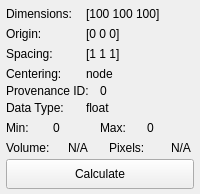
          <widget class="QWidget" name="info_bar_" native="true">
           <layout class="QVBoxLayout" name="verticalLayout_6">
            <property name="spacing">
             <number>0</number>
            </property>
            <property name="leftMargin">
             <number>6</number>
            </property>
            <property name="topMargin">
             <number>4</number>
            </property>
            <property name="rightMargin">
             <number>6</number>
            </property>
            <property name="bottomMargin">
             <number>4</number>
            </property>
            <item>
             <widget class="QWidget" name="dimensions_widget_" native="true">
              <property name="minimumSize">
               <size>
                <width>0</width>
                <height>20</height>
               </size>
              </property>
              <property name="maximumSize">
               <size>
                <width>16777215</width>
                <height>20</height>
               </size>
              </property>
              <layout class="QHBoxLayout" name="horizontalLayout_16">
               <property name="spacing">
                <number>0</number>
               </property>
               <property name="margin">
                <number>0</number>
               </property>
               <item>
                <widget class="QLabel" name="dimensions_label_">
                 <property name="maximumSize">
                  <size>
                   <width>80</width>
                   <height>16777215</height>
                  </size>
                 </property>
                 <property name="text">
                  <string>Dimensions:</string>
                 </property>
                </widget>
               </item>
               <item>
                <widget class="QLabel" name="dimensions_">
                 <property name="text">
                  <string>[100 100 100]</string>
                 </property>
                </widget>
               </item>
              </layout>
             </widget>
            </item>
            <item>
             <widget class="QWidget" name="origin_widget_" native="true">
              <property name="minimumSize">
               <size>
                <width>0</width>
                <height>20</height>
               </size>
              </property>
              <property name="maximumSize">
               <size>
                <width>16777215</width>
                <height>20</height>
               </size>
              </property>
              <layout class="QHBoxLayout" name="horizontalLayout_17">
               <property name="spacing">
                <number>0</number>
               </property>
               <property name="margin">
                <number>0</number>
               </property>
               <item>
                <widget class="QLabel" name="label_5">
                 <property name="maximumSize">
                  <size>
                   <width>80</width>
                   <height>16777215</height>
                  </size>
                 </property>
                 <property name="text">
                  <string>Origin:</string>
                 </property>
                </widget>
               </item>
               <item>
                <widget class="QLabel" name="origin_label_">
                 <property name="text">
                  <string>[0 0 0]</string>
                 </property>
                </widget>
               </item>
              </layout>
             </widget>
            </item>
            <item>
             <widget class="QWidget" name="spacing_widget_" native="true">
              <property name="minimumSize">
               <size>
                <width>0</width>
                <height>20</height>
               </size>
              </property>
              <property name="maximumSize">
               <size>
                <width>16777215</width>
                <height>20</height>
               </size>
              </property>
              <layout class="QHBoxLayout" name="horizontalLayout_18">
               <property name="spacing">
                <number>0</number>
               </property>
               <property name="margin">
                <number>0</number>
               </property>
               <item>
                <widget class="QLabel" name="label_7">
                 <property name="maximumSize">
                  <size>
                   <width>80</width>
                   <height>16777215</height>
                  </size>
                 </property>
                 <property name="text">
                  <string>Spacing:</string>
                 </property>
                </widget>
               </item>
               <item>
                <widget class="QLabel" name="spacing_label_">
                 <property name="text">
                  <string>[1 1 1]</string>
                 </property>
                </widget>
               </item>
              </layout>
             </widget>
            </item>
            <item>
             <widget class="QWidget" name="centering_widget_" native="true">
              <property name="minimumSize">
               <size>
                <width>0</width>
                <height>20</height>
               </size>
              </property>
              <property name="maximumSize">
               <size>
                <width>16777215</width>
                <height>20</height>
               </size>
              </property>
              <layout class="QHBoxLayout" name="horizontalLayout_23">
               <property name="spacing">
                <number>0</number>
               </property>
               <property name="margin">
                <number>0</number>
               </property>
               <item>
                <widget class="QLabel" name="label_10">
                 <property name="maximumSize">
                  <size>
                   <width>80</width>
                   <height>16777215</height>
                  </size>
                 </property>
                 <property name="text">
                  <string>Centering:</string>
                 </property>
                </widget>
               </item>
               <item>
                <widget class="QLabel" name="centering_label_">
                 <property name="text">
                  <string>node</string>
                 </property>
                </widget>
               </item>
              </layout>
             </widget>
            </item>
            <item>
             <widget class="QWidget" name="widget_10" native="true">
              <layout class="QHBoxLayout" name="horizontalLayout_24">
               <property name="spacing">
                <number>0</number>
               </property>
               <property name="margin">
                <number>0</number>
               </property>
               <item>
                <widget class="QLabel" name="label_13">
                 <property name="maximumSize">
                  <size>
                   <width>100</width>
                   <height>16777215</height>
                  </size>
                 </property>
                 <property name="text">
                  <string>Provenance ID:</string>
                 </property>
                </widget>
               </item>
               <item>
                <widget class="QLabel" name="provenance_id_">
                 <property name="text">
                  <string>0</string>
                 </property>
                </widget>
               </item>
              </layout>
             </widget>
            </item>
            <item>
             <widget class="QWidget" name="datainfo_widget_" native="true">
              <property name="minimumSize">
               <size>
                <width>0</width>
                <height>20</height>
               </size>
              </property>
              <layout class="QVBoxLayout" name="verticalLayout_11">
               <property name="spacing">
                <number>0</number>
               </property>
               <property name="margin">
                <number>0</number>
               </property>
               <item>
                <widget class="QWidget" name="data_type_widget_" native="true">
                 <property name="minimumSize">
                  <size>
                   <width>0</width>
                   <height>20</height>
                  </size>
                 </property>
                 <property name="maximumSize">
                  <size>
                   <width>16777215</width>
                   <height>20</height>
                  </size>
                 </property>
                 <layout class="QHBoxLayout" name="horizontalLayout_19">
                  <property name="spacing">
                   <number>0</number>
                  </property>
                  <property name="margin">
                   <number>0</number>
                  </property>
                  <item>
                   <widget class="QLabel" name="label_9">
                    <property name="maximumSize">
                     <size>
                      <width>80</width>
                      <height>16777215</height>
                     </size>
                    </property>
                    <property name="text">
                     <string>Data Type:</string>
                    </property>
                   </widget>
                  </item>
                  <item>
                   <widget class="QLabel" name="datatype_label_">
                    <property name="text">
                     <string>float</string>
                    </property>
                   </widget>
                  </item>
                 </layout>
                </widget>
               </item>
               <item>
                <widget class="QWidget" name="min_max_widget_" native="true">
                 <property name="minimumSize">
                  <size>
                   <width>0</width>
                   <height>20</height>
                  </size>
                 </property>
                 <property name="maximumSize">
                  <size>
                   <width>16777215</width>
                   <height>20</height>
                  </size>
                 </property>
                 <layout class="QHBoxLayout" name="horizontalLayout_20">
                  <property name="spacing">
                   <number>0</number>
                  </property>
                  <property name="margin">
                   <number>0</number>
                  </property>
                  <item>
                   <widget class="QLabel" name="label_11">
                    <property name="text">
                     <string>Min:</string>
                    </property>
                   </widget>
                  </item>
                  <item>
                   <widget class="QLabel" name="min_label_">
                    <property name="text">
                     <string>0</string>
                    </property>
                   </widget>
                  </item>
                  <item>
                   <widget class="QLabel" name="label_12">
                    <property name="text">
                     <string>Max:</string>
                    </property>
                   </widget>
                  </item>
                  <item>
                   <widget class="QLabel" name="max_label_">
                    <property name="text">
                     <string>0</string>
                    </property>
                   </widget>
                  </item>
                 </layout>
                </widget>
               </item>
              </layout>
             </widget>
            </item>
            <item>
             <widget class="QWidget" name="mask_volume_widget_" native="true">
              <layout class="QVBoxLayout" name="verticalLayout_16">
               <property name="spacing">
                <number>0</number>
               </property>
               <property name="margin">
                <number>0</number>
               </property>
               <item>
                <widget class="QWidget" name="widget_9" native="true">
                 <property name="minimumSize">
                  <size>
                   <width>0</width>
                   <height>20</height>
                  </size>
                 </property>
                 <layout class="QHBoxLayout" name="horizontalLayout_21" stretch="6,5">
                  <property name="spacing">
                   <number>0</number>
                  </property>
                  <property name="margin">
                   <number>0</number>
                  </property>
                  <item>
                   <widget class="QWidget" name="widget_6" native="true">
                    <layout class="QHBoxLayout" name="horizontalLayout_5">
                     <property name="spacing">
                      <number>0</number>
                     </property>
                     <property name="margin">
                      <number>0</number>
                     </property>
                     <item>
                      <widget class="QLabel" name="label_3">
                       <property name="minimumSize">
                        <size>
                         <width>62</width>
                         <height>0</height>
                        </size>
                       </property>
                       <property name="maximumSize">
                        <size>
                         <width>62</width>
                         <height>16777215</height>
                        </size>
                       </property>
                       <property name="text">
                        <string>Volume:</string>
                       </property>
                      </widget>
                     </item>
                     <item>
                      <widget class="QLabel" name="mask_volume_label_">
                       <property name="text">
                        <string>N/A</string>
                       </property>
                      </widget>
                     </item>
                    </layout>
                   </widget>
                  </item>
                  <item>
                   <widget class="QWidget" name="widget_5" native="true">
                    <layout class="QHBoxLayout" name="horizontalLayout_11">
                     <property name="spacing">
                      <number>0</number>
                     </property>
                     <property name="margin">
                      <number>0</number>
                     </property>
                     <item>
                      <widget class="QLabel" name="label_8">
                       <property name="minimumSize">
                        <size>
                         <width>62</width>
                         <height>0</height>
                        </size>
                       </property>
                       <property name="maximumSize">
                        <size>
                         <width>62</width>
                         <height>16777215</height>
                        </size>
                       </property>
                       <property name="text">
                        <string>Pixels:</string>
                       </property>
                      </widget>
                     </item>
                     <item>
                      <widget class="QLabel" name="mask_pixel_count_">
                       <property name="text">
                        <string>N/A</string>
                       </property>
                      </widget>
                     </item>
                    </layout>
                   </widget>
                  </item>
                 </layout>
                </widget>
               </item>
               <item>
                <widget class="QWidget" name="widget_8" native="true">
                 <property name="minimumSize">
                  <size>
                   <width>0</width>
                   <height>32</height>
                  </size>
                 </property>
                 <layout class="QHBoxLayout" name="horizontalLayout_10">
                  <property name="spacing">
                   <number>0</number>
                  </property>
                  <property name="margin">
                   <number>0</number>
                  </property>
                  <item>
                   <widget class="QPushButton" name="calculate_volume_button_">
                    <property name="minimumSize">
                     <size>
                      <width>0</width>
                      <height>30</height>
                     </size>
                    </property>
                    <property name="toolTip">
                     <string>Calculate the volume in world space and index space</string>
                    </property>
                    <property name="text">
                     <string>Calculate</string>
                    </property>
                   </widget>
                  </item>
                 </layout>
                </widget>
               </item>
              </layout>
             </widget>
            </item>
           </layout>
          </widget>
